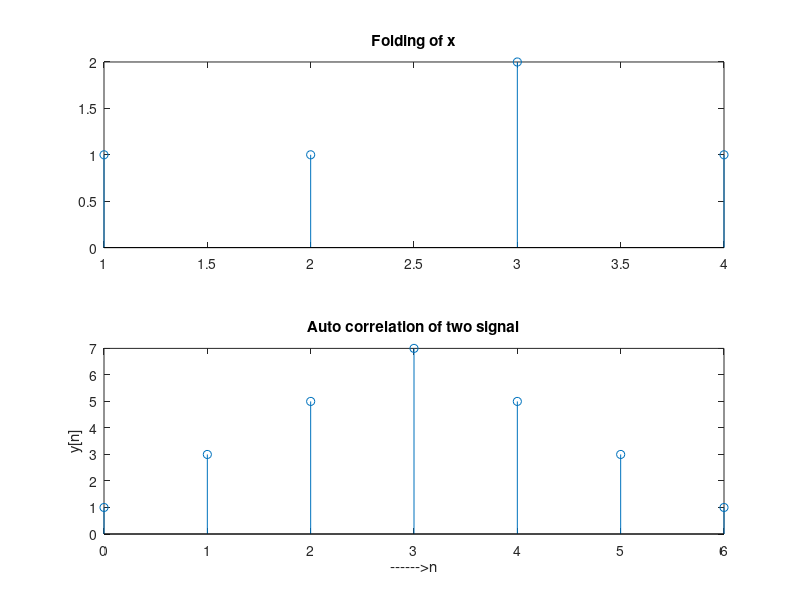

MATLAB code to generate this figure:
clc;
close all;
clear all;

x=[1,2,1,1]; %first signal 0r input signal
N1=length(x);
for i=1:N1
    m(i)=x(N1-i+1);
end

subplot(2,1,1);
stem(m);
title('Folding of x');

X=[x,zeros(1,N1)]; %padding of N1 zeros
H=[m,zeros(1,N1)]; %padding of N1 zeros
y=zeros(1,N1+N1-1);
for n=1:N1+N1-1
    for k=1:N1
        if(n-k+1>0)
            y(n)=y(n)+X(k)*H(n-k+1);
        else
        end
    end
end
n=0:6;
subplot(2,1,2);
stem(n,y);
ylabel('y[n]');
xlabel('------>n');
title('Auto correlation of two signal');